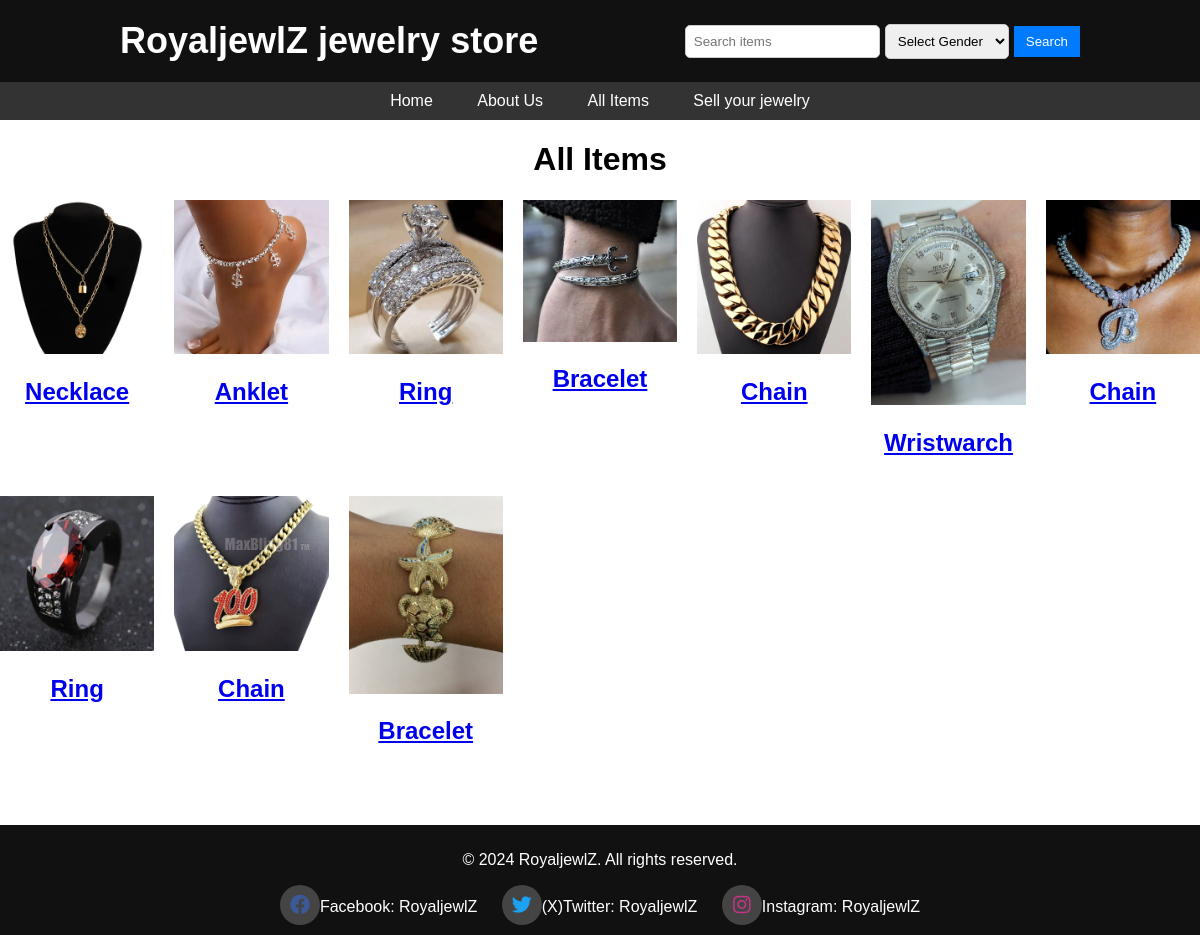
The page /allitems/ on the database its author committed.
### myapp/models.py (models this page shows, shortened)
class Item(models.Model):
    image = models.ImageField(upload_to='images')
    type = models.CharField(max_length=100)
    price = models.CharField(max_length=100)
    material = models.CharField(max_length=100)
    style = models.CharField(max_length=100)
    gender = models.CharField(max_length=50)
    occasion = models.CharField(max_length=100)
    other_details = models.TextField()

### myapp/views.py (the view)
# urls.py: path('allitems/', views.all_items, name='all_items'),
def all_items(request):
    items = Item.objects.all()
    return render(request, 'allitems.html', {'items': items})

### myapp/templates/allitems.html (shortened to what this page needs)
{% extends 'base.html' %}
{% block content %}
    <link rel="stylesheet" href="/static/css/homestyle.css">
    <h1>All Items</h1>
    <div class="grid-container">
    {% for item in items %}
    <div class="grid-item">
        <a href="{% url 'item_detail' item.id %}">
            <img src="{{ item.image.url }}" alt="{{ item.type }}" class="thumbnail">
            <h2>{{ item.type }}</h2>
        </a>
    </div>
    {% endfor %}
    </div>
{% endblock %}

### myapp/templates/base.html (shortened to what this page needs)
{% load static %}
<!DOCTYPE html>
<html lang="en">
<head>
    <link rel="stylesheet" href="{% static 'css/styles.css' %}">
    <link rel="stylesheet" href="https://cdnjs.cloudflare.com/ajax/libs/font-awesome/5.15.4/css/all.min.css" />
</head>
<body>
    <header>
        <div class="container">
            <h1>RoyaljewlZ jewelry store</h1>
            <form action="{% url 'search_items' %}" method="GET">
                <input type="text" name="q" placeholder="Search items">
                <select name="gender" id="genderDropdown">
                    <option value="">Select Gender</option>
                </select>
                <button type="submit">Search</button>
            </form>
        </div>
    </header>
    <nav>
        <div class="container">
            <ul>
                <li><a href="/">Home</a></li>
                <li><a href="{% url 'aboutus' %}">About Us</a></li>
                <li><a href="{% url 'all_items' %}">All Items</a></li>
                <li class="dropdown">
                    <a href="{% url 'user_details' %}" class="dropbtn">Sell your jewelry</a>
                </li>
            </ul>
        </div>
    </nav>
    <div class="content">
        {% block content %}{% endblock %}
    </div>
    <footer>
        <p> &copy; 2024 RoyaljewlZ. All rights reserved.</p>
        <div class="container">
            <ul class="social-links">
            <li><a href="https://www.facebook.com"><i class="fab fa-facebook" style="color: #3b5998;"></i></a>Facebook: RoyaljewlZ</li>
            <li><a href="https://www.twitter.com"><i class="fab fa-twitter" style="color: #1da1f2;"></i></a>(X)Twitter: RoyaljewlZ</li>
            <li><a href="https://www.instagram.com/"><i class="fab fa-instagram" style="color: #c13584;"></i></a>Instagram: RoyaljewlZ</li>
            </ul>
        </div>
    </footer>
</body>
</html>

### myapp/static/css/styles.css (style rules this page uses)
body { font-family: Arial, sans-serif; background-color: #fff; color: #000; margin: 0; padding: 0; height: 100%; position: relative; text-align: center; }
.container { width: 80%; margin: 0 auto; min-height: 100%; position: relative; }
header { background-color: #111; padding: 20px 0; color: #fff; }
header h1 { margin: 0; padding: 0; font-size: 36px; }
nav { background-color: #333; }
nav ul { list-style: none; padding: 0; margin: 0; }
nav ul li { display: inline-block; }
nav ul li a { display: block; padding: 10px 20px; color: #fff; text-decoration: none; }
.dropdown { display: inline-block; }
footer { background-color: #111; padding: 10px 0; text-align: center; color: #fff; position: relative; bottom: 0; width: 100%; height: 100%; z-index: 2; }
.social-links { list-style: none; padding: 0; margin: 0; }
.social-links li { display: inline-block; margin: 0 10px; }
.social-links li a { display: inline-block; width: 40px; height: 40px; line-height: 40px; text-align: center; font-size: 20px; color: #fff; text-decoration: none; border-radius: 50%; background-color: #444; }
.content { position: relative; z-index: 1; padding-bottom: 60px; }

### myapp/static/css/homestyle.css (style rules this page uses)
.grid-container { display: grid; grid-template-columns: repeat(auto-fit, minmax(150px, 1fr)); grid-gap: 20px; }
.grid-item { text-align: center; }
.thumbnail { width: 100%; height: auto; }

### myapp/templates/base.html (style rules this page uses)
header { display: flex; justify-content: space-between; align-items: center; }
header .container { display: flex; align-items: center; }
header form { display: flex; align-items: center; margin-left: auto; }
header input[type="text"] { padding: 8px; border: 1px solid #ccc; border-radius: 5px; margin-right: 5px; color: #000; }
header button[type="submit"] { padding: 8px 12px; background-color: #007bff; color: #fff; border: none; cursor: pointer; }
#genderDropdown { padding: 8px; border: 1px solid #ccc; border-radius: 5px; margin-right: 5px; }

### rows shown on the page
Item: image (picture), type "Necklace"
Item: image (picture), type "Anklet"
Item: image (picture), type "Ring"
Item: image (picture), type "Bracelet"
Item: image (picture), type "Chain"
Item: image (picture), type "Wristwarch"
Item: image (picture), type "Chain"
Item: image (picture), type "Ring"
Item: image (picture), type "Chain"
Item: image (picture), type "Bracelet"
